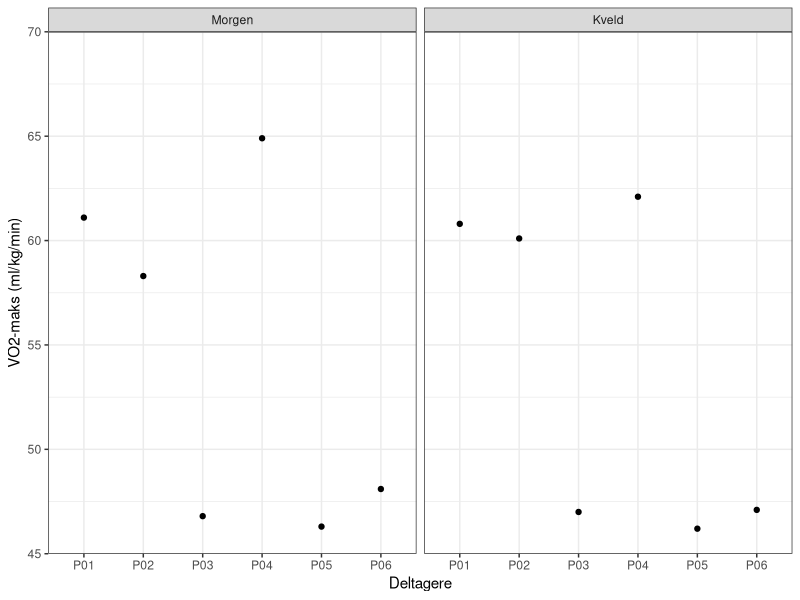
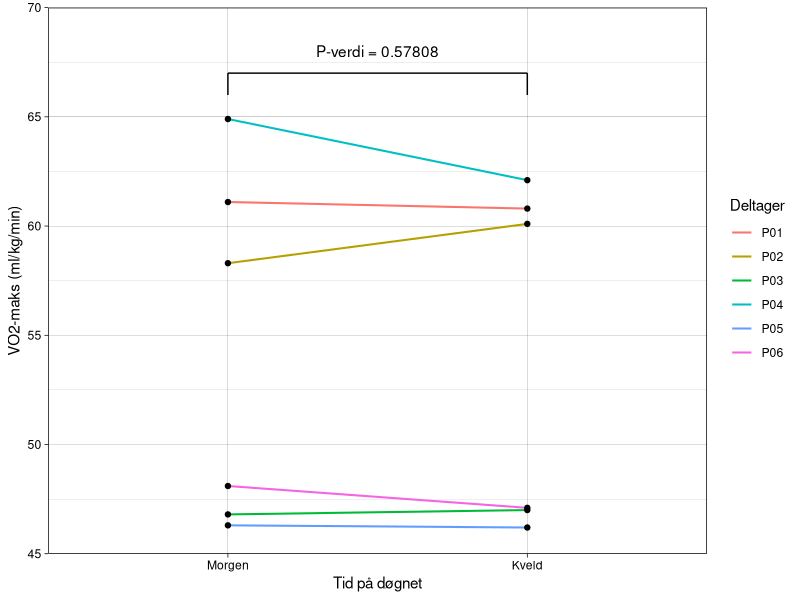
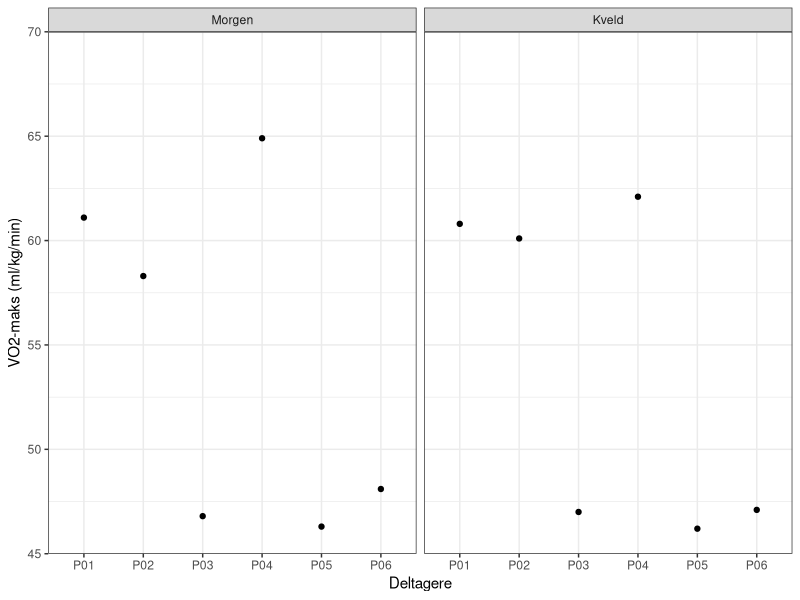
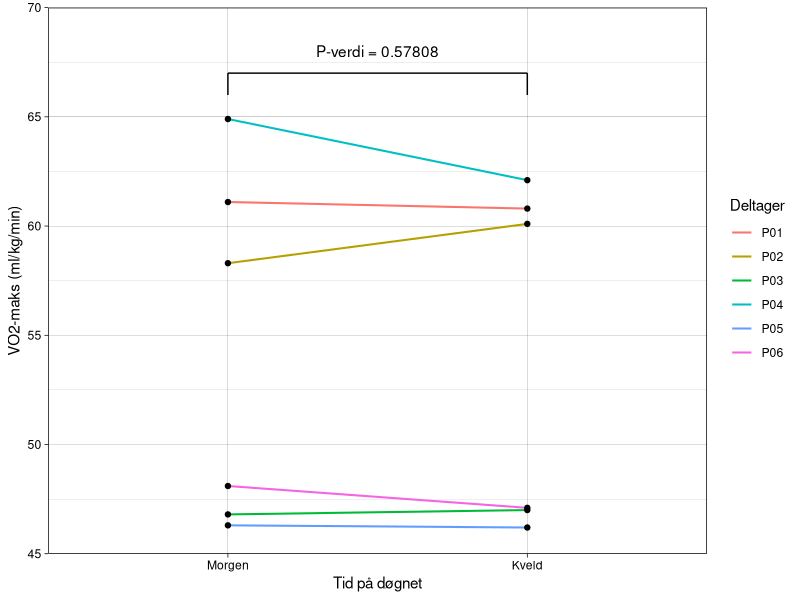

Reproduce these figures in R, in order.
## ---- chunk 1
library(tidyverse)
library(knitr)
library(readxl)

tabell_deltakere <- read.csv("data/behandlet/behandlet_vo2maks.csv")

tabell_deltakere <- tabell_deltakere |> 
  select(deltager,
         kjonn,
         alder) |>  
  
  distinct() |> 
  
  mutate(kjonn = if_else(kjonn == "m", "Mann", "Kvinne"))

kable(
  tabell_deltakere,
  format = "latex",
  col.names = c("Deltaker", "Kjønn", "Alder (år)"),
  booktabs = TRUE,
  linesep = "") 
## ---- chunk 2
library(ggplot2)
#| label: fig-vo2maks
#| fig-cap: "Forskjell i VO2 maks mellom morgen og kveld"

#FORSLAG 1
behandlede_data <- read.csv("data/behandlet/behandlet_vo2maks.csv")

behandlede_data <- behandlede_data |> 
  mutate(starttidspunkt = factor(starttidspunkt, levels = c("Morgen", "Kveld")))

figur_resultater <- ggplot(data = behandlede_data,
                 aes(deltager, VO2_maks_rel)) +
  
  geom_point(size = 1.5,
color = "black") + 
  
  facet_wrap(~ starttidspunkt) +
  
  labs(
    x = "Deltagere",
    y = "VO2-maks (ml/kg/min)") + 
  
  scale_y_continuous(
    limits = c(45, 70),
    breaks = seq(45, 70, by = 5),
    expand = c(0, 0)) + 
  
  theme_bw()

print(figur_resultater)

ggsave("figurer/figur-vo2maks.png", figur_resultater, 
       width = 12, height = 9, units = "cm")
## ---- chunk 3
library(tidyverse)
library(knitr)
library(readxl)
#| label: fig-vo2maks2
#| fig-cap: "Forskjell i VO2 maks mellom morgen og kveld"

#FORSLAG 2
tabell <- read.csv("data/behandlet/behandlet_vo2maks.csv")

mod <- lm(VO2_maks_rel ~ starttidspunkt + deltager, data = tabell)
pval <- round(coef(summary(mod))[2, 4], 5)


tabell <- tabell |> 
  mutate(starttidspunkt = factor(starttidspunkt, levels = c("Morgen", "Kveld")))

fig_resultater <- ggplot(data = tabell,
                 aes(x = starttidspunkt, y = VO2_maks_rel, group = deltager, color = deltager)) +
  
  geom_line(linewidth = 0.7) + 
  
  geom_point(size = 1.5,
             color = "black",
             fill = "grey") + 
  
  labs(
    x = "Tid på døgnet",
    y = "VO2-maks (ml/kg/min)",
    
    color = "Deltager") + 
  
  scale_y_continuous(
    limits = c(45, 70),
    breaks = seq(45, 70, by = 5),
    expand = c(0, 0)) +  
  
  theme_linedraw() +
  
  annotate("segment", x = 1, xend = 2, y = 67, yend = 67) + 
  annotate("segment",
           x = c(1, 2), 
           xend = c(1, 2),
           y = c(67, 67),
           yend = c(66, 66)) + 
  
  annotate("text", label = paste0("P-verdi = ", pval),
           x = 1.5, y = 68)

print(fig_resultater)

ggsave("figurer/figur-vo2maks2.png", fig_resultater, 
       width = 12, height = 9, units = "cm")

## ---- chunk 4
#|warning: false
#|message: false
#|echo: false

library(tidyverse)
library(knitr)

tabell_resultater <- read.csv("data/behandlet/behandlet_vo2maks.csv")

tabell_resultater <- tabell_resultater |> 
  mutate(starttidspunkt = factor(starttidspunkt, levels = c("Morgen", "Kveld"))) |> 
  
  group_by(starttidspunkt) |> 
  summarise(
    snitt_vo2 = mean(VO2_maks_rel, na.rm = TRUE),
    avvik_vo2 = sd(VO2_maks_rel, na.rm = TRUE),
    snitt_hf = mean(HF_maks, na.rm = TRUE),
    avvik_hf = sd(HF_maks, na.rm = TRUE),
    snitt_laktat = mean(la_maks, na.rm = TRUE),
    avvik_laktat = sd(la_maks, na.rm = TRUE),
    snitt_RER = mean(RER_maks, na.rm = TRUE),
    avvik_RER = sd(RER_maks, na.rm = TRUE),
    snitt_borg = mean(borg_maks, na.rm = TRUE),
    avvik_borg = sd(borg_maks, na.rm = TRUE)
  ) |> 
  
  mutate(
    VO2maks = paste0(round(snitt_vo2, 1), " ± ", round(avvik_vo2, 1)),
    Hjertefrekvens = paste0(round(snitt_hf, 0), " ± ", round(avvik_hf, 0)),
    Laktat = paste0(round(snitt_laktat, 2), " ± ", round(avvik_laktat, 2)),
    RER = paste0(round(snitt_RER, 2), " ± ", round(avvik_RER, 2)),
    Borg = paste0(round(snitt_borg, 0), " ± ", round(avvik_borg, 0))
  ) |> 
  
  select(starttidspunkt, 
         VO2maks, 
         Hjertefrekvens, 
         Laktat, 
         RER, 
         Borg) |> 
  
  pivot_longer(cols = -starttidspunkt, names_to = "Variabel", values_to = "verdi") |> 
  pivot_wider(names_from = starttidspunkt, values_from = "verdi")

kable(tabell_resultater, 
      caption = "Deskriptiv statistikk for morgen- og kveldstester")
